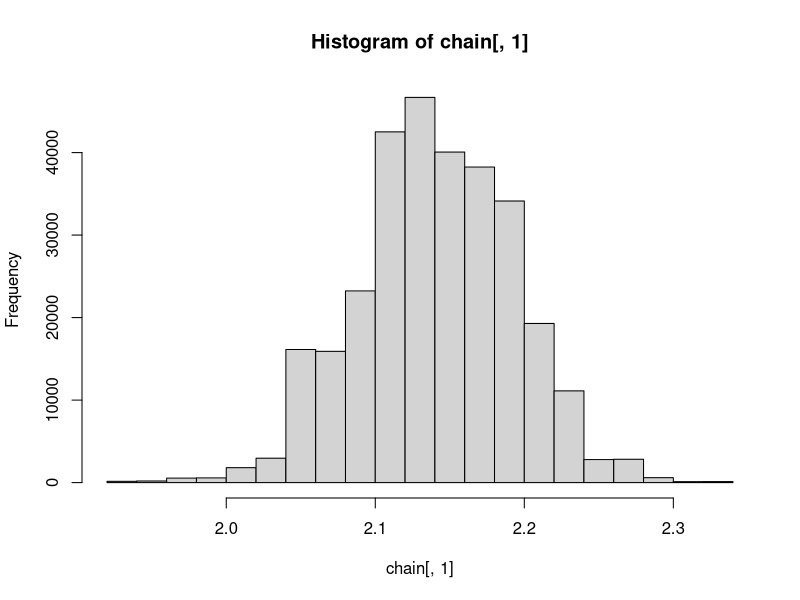
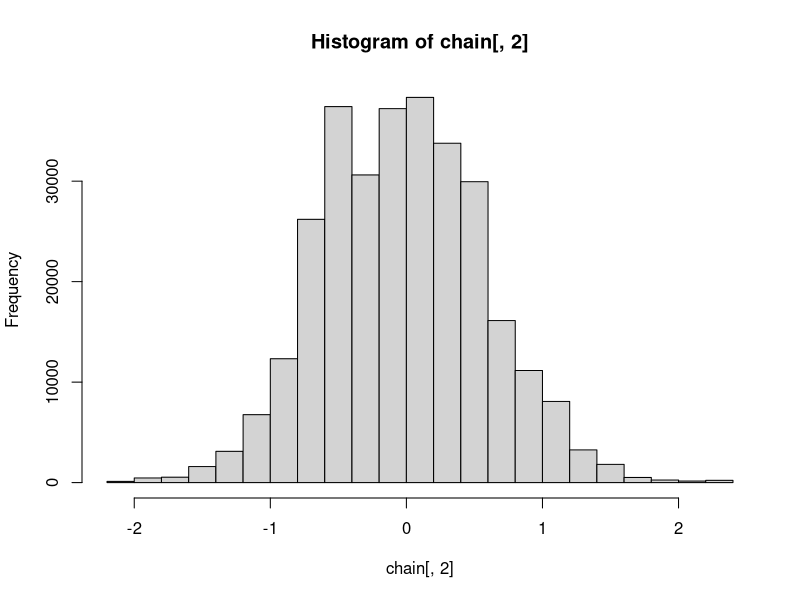
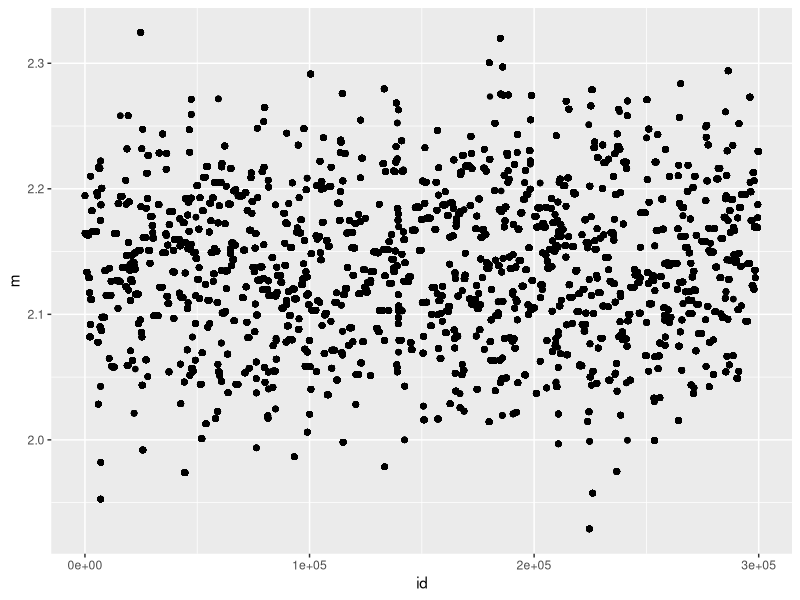
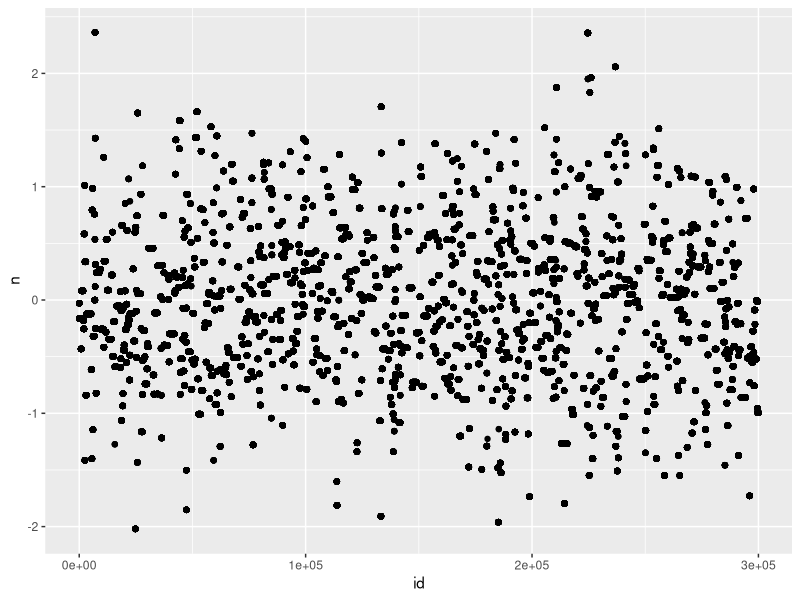

Here is the R script that generated these plots, in order:
## ---- chunk 1
knitr::opts_chunk$set(echo = TRUE)
library(dplyr)
library(ggplot2)
## ---- chunk 2
n <- 1
m <- 2
sigma <- 10.

# done a series of experiments and repeated it 4 times
x <- rep.int(x = seq(from = 0, to = 20, by = 1),
             times = 4)
y <- sapply(x, function(i){
  rnorm(n = 1,
        mean = m * i + n,
        sd = sigma)
})

# system matrix, design
df <- dplyr::tibble(x = x,
                    intercept = 1)
X <- as.matrix(df)
# model y = A*x, mit A hat hat eine konstante spalte 1 für den intercept
parameter <- c(m,n)
sd <- sigma
## ---- chunk 3
likelihood <- function(X,y, parameter, sd = 3){
  yhat <- X %*% parameter
 
  likelihood_per_data_point <- dnorm(y, 
                                     mean = yhat,
                                     sd = sd,
                                     log = TRUE)
  sum_of_likelihoods <- sum(likelihood_per_data_point)
  
  
  return(sum_of_likelihoods)
}
## ---- chunk 4
prior <- function(parameter){
  log_prob_parameter <- dnorm(parameter, sd = 3, log = TRUE)
  sum(log_prob_parameter)
}
## ---- chunk 5
posterior <- function(parameter, X,y){
  likelihood(X = X, y = y, parameter = parameter) + prior(parameter)
}
## ---- chunk 6
proposal_function <- function(parameter){
  new_parameter <- parameter
  for (i in 1:NROW(parameter)) {
    new_parameter[i] <- rnorm(n = 1, mean = parameter[i], sd = 3)
  }
  
  new_parameter
}
## ---- chunk 7
MH <- function(initial_value, iterations){
  chain <- array(dim = c(iterations+1, 2))
  
  chain[1,] <- initial_value
  for (i in 1:iterations) {
    
    candidate <- proposal_function(chain[i,])
    
    acceptance <- exp(posterior(X = X,
                                y= y,
                                parameter = candidate) - 
                        posterior(X = X, 
                                  y = y, 
                                  parameter = chain[i,])
                      )
   
    if(runif(1) < acceptance){
      chain[i+1,] <- candidate
    }else{
      chain[i+1,] <- chain[i,]
    }
  }
  return(chain)
}
## ---- chunk 8
m
n
## ---- chunk 9
startvalue = c(10,10)
iterations <- 400000
chain = MH(startvalue, iterations)
# discard warmup
warmup_length <- round(iterations/4, digits = 0)
chain <- chain[warmup_length:iterations,]
hist(chain[,1])
hist(chain[,2])
## ---- chunk 10
dt <- tibble(m = chain[,1], n = chain[,2]) %>%
  mutate(id = 1:nrow(.))
## ---- chunk 11
dt %>%
  ggplot(aes(x=id, y = m)) + geom_point()
## ---- chunk 12
dt %>%
  ggplot(aes(x=id, y = n)) + geom_point()
